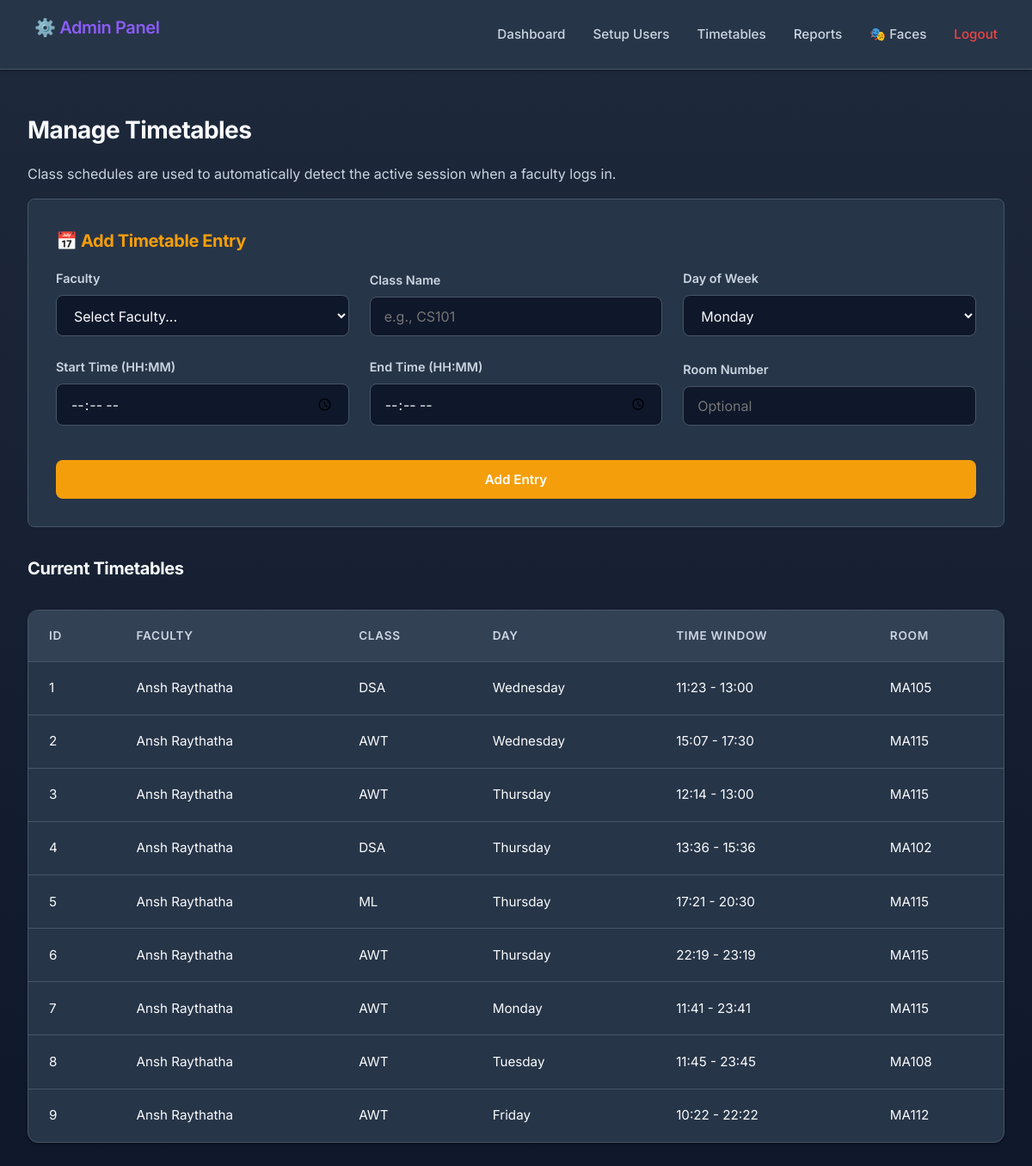
/admin/timetables (signed in), run on an earlier commit of the app's database.
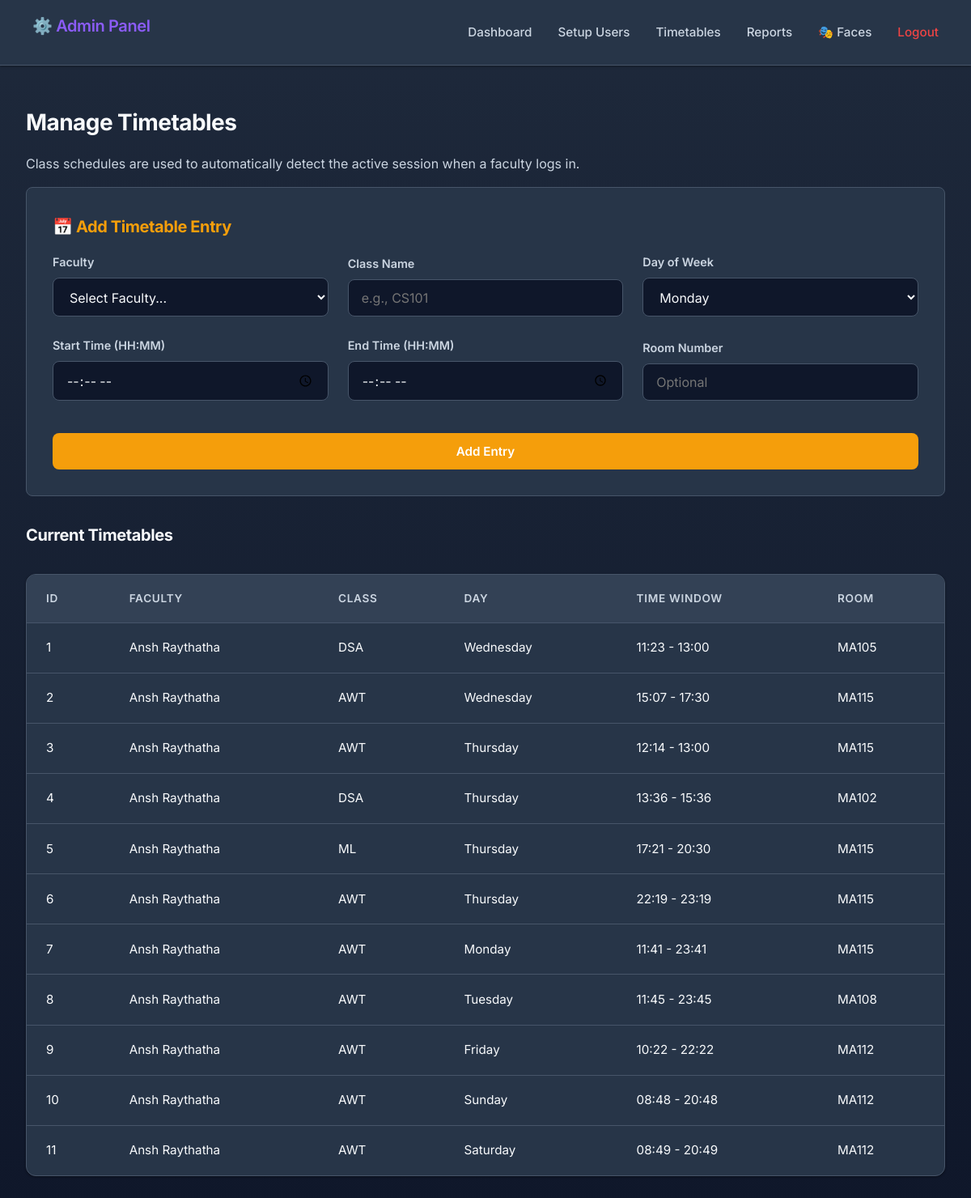
And on a later commit of the database.
### tables this page shows
CREATE TABLE faculties (
                id INTEGER PRIMARY KEY AUTOINCREMENT,
                name TEXT NOT NULL,
                email TEXT UNIQUE NOT NULL,
                department TEXT NOT NULL,
                passcode_hash TEXT NOT NULL,
                created_at TIMESTAMP DEFAULT CURRENT_TIMESTAMP,
                is_active BOOLEAN DEFAULT 1
            );

CREATE TABLE timetables (
                id INTEGER PRIMARY KEY AUTOINCREMENT,
                faculty_id INTEGER NOT NULL,
                class_name TEXT NOT NULL,
                day_of_week TEXT NOT NULL,
                start_time TEXT NOT NULL,
                end_time TEXT NOT NULL,
                room_number TEXT,
                created_at TIMESTAMP DEFAULT CURRENT_TIMESTAMP,
                FOREIGN KEY (faculty_id) REFERENCES faculties(id)
            );

### app.py (the view)
    def wrap(*args, **kwargs):
        if not session.get("admin_logged_in"):
            return redirect(url_for("admin_login"))
        return f(*args, **kwargs)

### app.py (called while the page is built)
def get_db():
    return Database()

def admin_required(f):
    def wrap(*args, **kwargs):
        if not session.get("admin_logged_in"):
            return redirect(url_for("admin_login"))
        return f(*args, **kwargs)
    wrap.__name__ = f.__name__
    return wrap

@app.route("/admin/timetables")
@admin_required
def admin_timetables():
    db = get_db()
    faculties = db.get_all_faculties() or []
    timetables = []
    f_map = {f[0]: f[1] for f in faculties}
    for f in faculties:
        for t in (db.get_faculty_timetables(f[0]) or []):
            timetables.append({
                "id": t[0],
                "faculty_name": f_map.get(t[1], "Unknown"),
                "class_name": t[2],
                "day": t[3],
                "start": t[4],
                "end": t[5],
                "room": t[6]
            })
    return render_template("admin_timetables.html", faculties=faculties, timetables=timetables)

### database.py (called while the page is built)
    def connect(self):
        self.conn = sqlite3.connect(DB_PATH)
        self.cursor = self.conn.cursor()

    def disconnect(self):
        if self.conn:
            self.conn.close()

    def get_all_faculties(self):
        self.connect()
        self.cursor.execute('SELECT * FROM faculties WHERE is_active = 1')
        results = self.cursor.fetchall()
        self.disconnect()
        return results

    def get_faculty_timetables(self, faculty_id):
        self.connect()
        self.cursor.execute('SELECT * FROM timetables WHERE faculty_id = ?', (faculty_id,))
        results = self.cursor.fetchall()
        self.disconnect()
        return results

### templates/admin_timetables.html (shortened to what this page needs)
{% extends "admin_base.html" %}
{% block content %}
<h2>Manage Timetables</h2>
<p>Class schedules are used to automatically detect the active session when a faculty logs in.</p>
<div style="background: var(--bg-card); padding: 2rem; border-radius: var(--radius-md); border: 1px solid var(--border-color); margin-bottom: 2rem;">
    <h3 style="color: var(--accent-gold);">📅 Add Timetable Entry</h3>
    <form id="ttForm" style="display: grid; grid-template-columns: repeat(3, 1fr); gap: 1.5rem; align-items: end;">
        <div class="form-group" style="margin: 0;">
            <label>Faculty</label>
            <select id="t_faculty" required>
                <option value="" disabled selected>Select Faculty...</option>
            </select>
        </div>
        <div class="form-group" style="margin: 0;">
            <label>Class Name</label>
            <input type="text" id="t_class" placeholder="e.g., CS101" required>
        </div>
        <div class="form-group" style="margin: 0;">
            <label>Day of Week</label>
            <select id="t_day" required>
                <option value="Monday">Monday</option>
            </select>
        </div>
        <div class="form-group" style="margin: 0;">
            <label>Start Time (HH:MM)</label>
            <input type="time" id="t_start" required>
        </div>
        <div class="form-group" style="margin: 0;">
            <label>End Time (HH:MM)</label>
            <input type="time" id="t_end" required>
        </div>
        <div class="form-group" style="margin: 0;">
            <label>Room Number</label>
            <input type="text" id="t_room" placeholder="Optional">
        </div>
        <div style="grid-column: span 3; margin-top: 1rem;">
            <button type="submit" class="btn btn-primary" style="background: var(--accent-gold);">Add Entry</button>
        </div>
    </form>
</div>
<h3>Current Timetables</h3>
<div class="table-container">
    <table>
        <thead>
            <tr>
                <th>ID</th>
                <th>Faculty</th>
                <th>Class</th>
                <th>Day</th>
                <th>Time Window</th>
                <th>Room</th>
            </tr>
        </thead>
        <tbody>
            {% for t in timetables %}
            <tr>
                <td>{{ t.id }}</td>
                <td>{{ t.faculty_name }}</td>
                <td>{{ t.class_name }}</td>
                <td>{{ t.day }}</td>
                <td>{{ t.start }} - {{ t.end }}</td>
                <td>{{ t.room or 'N/A' }}</td>
            </tr>
            {% else %}
            <tr><td colspan="6" style="text-align: center; color: var(--text-muted);">No timetables created yet.</td></tr>
            {% endfor %}
        </tbody>
    </table>
</div>
{% endblock %}

### templates/admin_base.html (shortened to what this page needs)
<!DOCTYPE html>
<html lang="en">
<head>
    <link rel="stylesheet" href="{{ url_for('static', filename='css/styles.css') }}">
</head>
<body>
    <nav class="navbar">
        <div class="nav-brand" style="font-size: 1.25rem; font-weight: 600; color: var(--accent-purple);">
            ⚙️ Admin Panel
        </div>
        <div class="nav-links">
            <a href="{{ url_for('admin_dashboard') }}">Dashboard</a>
            <a href="{{ url_for('admin_setup') }}">Setup Users</a>
            <a href="{{ url_for('admin_timetables') }}">Timetables</a>
            <a href="{{ url_for('admin_reports') }}">Reports</a>
            <a href="{{ url_for('admin_faces') }}">🎭 Faces</a>
            <a href="{{ url_for('admin_logout') }}" style="color: var(--accent-red); margin-left: 2rem;">Logout</a>
        </div>
    </nav>
    <div class="container">
        {% block content %}{% endblock %}
    </div>
</body>
</html>

### static/css/styles.css (style rules this page uses)
:root { --bg-primary: #1e293b; --bg-color-gradient: linear-gradient(180deg, #1e293b 0%, #0f172a 100%); --bg-card: #273548; --bg-hover: #334155; --border-color: #475569; --border-light: #64748b; --text-primary: #f8fafc; --text-muted: #cbd5e1; --accent-blue: #3b82f6; --accent-blue-hover: #2563eb; --accent-green: #10b981; --accent-green-hover: #059669; --accent-red: #ef4444; --accent-red-hover: #dc2626; --accent-purple: #8b5cf6; --accent-gold: #f59e0b; --shadow-sm: 0 1px 3px rgba(0, 0, 0, 0.4); --shadow-md: 0 4px 6px -1px rgba(0, 0, 0, 0.4), 0 2px 4px -2px rgba(0, 0, 0, 0.4); --radius-md: 8px; --radius-lg: 12px; --radius-full: 9999px; --transition-fast: 0.15s ease; --transition-smooth: 0.3s ease; }
* { box-sizing: border-box; margin: 0; padding: 0; }
body { font-family: 'Inter', system-ui, -apple-system, sans-serif; background-color: var(--bg-primary); background-image: var(--bg-color-gradient); background-attachment: fixed; color: var(--text-primary); line-height: 1.6; min-height: 100vh; display: flex; flex-direction: column; -webkit-font-smoothing: antialiased; -moz-osx-font-smoothing: grayscale; }
h1, h2, h3, h4, .nav-brand { font-family: 'Inter', sans-serif; font-weight: 700; letter-spacing: -0.02em; color: var(--text-primary); margin-bottom: 1rem; }
h2 { font-size: 1.75rem; }
h3 { font-size: 1.25rem; }
p { margin-bottom: 1rem; color: var(--text-muted); }
.container { max-width: 1200px; margin: 0 auto; padding: 3rem 2rem; width: 100%; animation: fadeIn 0.4s ease-out; }
.navbar { background: var(--bg-card); border-bottom: 1px solid var(--border-color); padding: 1rem 2.5rem; display: flex; justify-content: space-between; align-items: center; position: sticky; top: 0; z-index: 50; box-shadow: var(--shadow-sm); }
.nav-links { display: flex; align-items: center; }
.nav-links a { color: var(--text-muted); text-decoration: none; margin-left: 2rem; font-weight: 500; font-size: 0.95rem; transition: var(--transition-fast); }
.form-group { margin-bottom: 1.5rem; }
label { display: block; margin-bottom: 0.5rem; font-weight: 600; font-size: 0.9rem; color: var(--text-muted); }
input, select { width: 100%; padding: 0.75rem 1rem; background: #0f172a; border: 1px solid var(--border-color); border-radius: var(--radius-md); color: var(--text-primary); font-family: inherit; font-size: 1rem; transition: border-color var(--transition-fast); }
.btn { display: inline-block; padding: 0.75rem 1.5rem; border: 1px solid transparent; border-radius: var(--radius-md); font-family: inherit; font-weight: 600; font-size: 0.95rem; cursor: pointer; text-align: center; transition: all var(--transition-fast); color: white; text-decoration: none; width: 100%; }
.btn-primary { background: var(--accent-blue); }
.table-container { background: var(--bg-card); border-radius: var(--radius-lg); border: 1px solid var(--border-color); overflow-x: auto; margin-top: 2rem; box-shadow: var(--shadow-sm); }
table { width: 100%; border-collapse: collapse; }
th, td { padding: 1.15rem 1.5rem; text-align: left; border-bottom: 1px solid var(--border-color); font-size: 0.95rem; }
th { background: var(--bg-hover); color: var(--text-muted); font-weight: 600; font-size: 0.85rem; text-transform: uppercase; letter-spacing: 0.05em; }
tr { transition: background var(--transition-fast); }
tr:last-child td { border-bottom: none; }

What changed in the data, as far as the page shows it:
added timetables: class_name "AWT", day "Sunday", start "08:48", end "20:48", room_number "MA112"
added timetables: class_name "AWT", day "Saturday", start "08:49", end "20:49", room_number "MA112"
Also different on the page:
new list line: "10 -"
new list line: "Ansh Raythatha"
new list line: "11 -"
